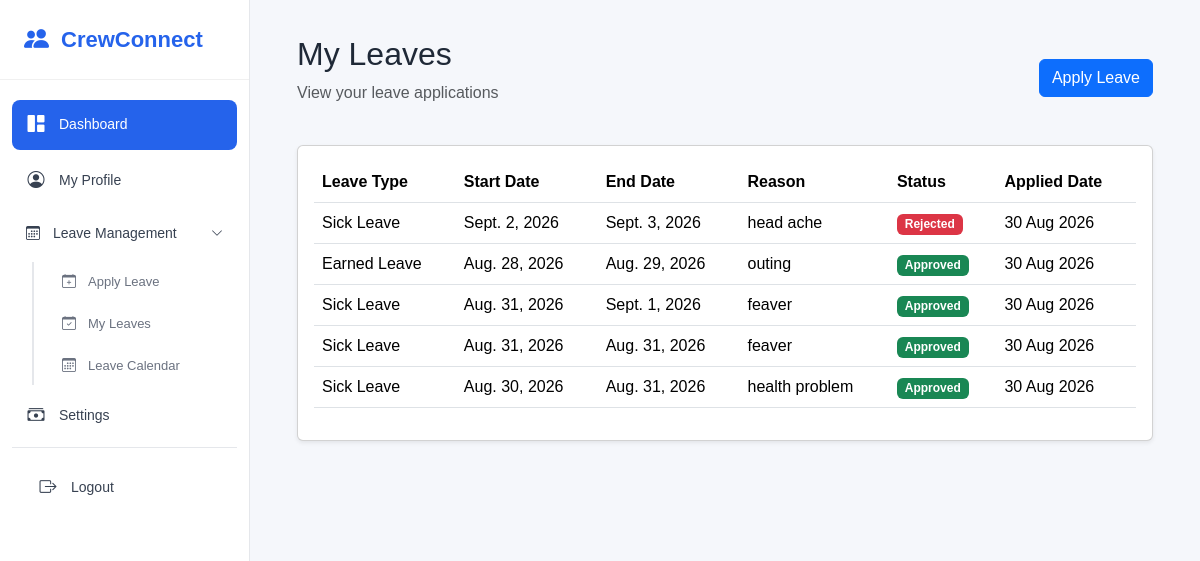
Page /employee/my_leaves/ (signed in) on the committed database.
### hr/models.py (models this page shows, shortened)
class Leave(models.Model):
    LEAVE_TYPES = [("EL", "Earned Leave"),("SL", "Sick Leave"),]
    STATUS_CHOICES = [("Pending", "Pending"),("Approved", "Approved"),("Rejected", "Rejected"),]
    employee = models.ForeignKey(Employee,on_delete=models.CASCADE,related_name="leaves")
    leave_type = models.CharField(max_length=10,choices=LEAVE_TYPES)
    start_date = models.DateField()
    end_date = models.DateField()
    reason = models.TextField()
    status = models.CharField(max_length=20,choices=STATUS_CHOICES,default="Pending")
    applied_date = models.DateTimeField(auto_now_add=True)

### employee/views.py (the view)
# urls.py: path("my_leaves/", views.my_leaves, name="my_leaves"),
@login_required
def my_leaves(request):
    employee = request.user.employee
    leaves = Leave.objects.filter(
        employee=employee
    ).order_by("-applied_date")
    return render(
        request,
        "my_leaves.html",
        {
            "leaves": leaves,
            "is_employee": True,
        }
    )

### templates/my_leaves.html (shortened to what this page needs)
{% extends "base.html" %}
{% block content %}
<div class="container-fluid">
   <div class="d-flex justify-content-between align-items-center mb-4">
       <div>
           <h2>My Leaves</h2>
           <p class="text-muted">
               View your leave applications
           </p>
       </div>
       <a
           href="{% url 'apply_leave' %}"
           class="btn btn-primary"
       >
           Apply Leave
       </a>
   </div>
   <div class="card shadow-sm">
       <div class="card-body">
           {% if leaves %}
               <div class="table-responsive">
                   <table class="table table-hover">
                       <thead>
                           <tr>
                               <th>Leave Type</th>
                               <th>Start Date</th>
                               <th>End Date</th>
                               <th>Reason</th>
                               <th>Status</th>
                               <th>Applied Date</th>
                           </tr>
                       </thead>
                       <tbody>
                           {% for leave in leaves %}
                               <tr>
                                   <td>
                                       {{ leave.get_leave_type_display }}
                                   </td>
                                   <td>
                                       {{ leave.start_date }}
                                   </td>
                                   <td>
                                       {{ leave.end_date }}
                                   </td>
                                   <td>
                                       {{ leave.reason }}
                                   </td>
                                   <td>
                                       {% if leave.status == "Approved" %}
                                           <span class="badge bg-success">
                                               Approved
                                           </span>
                                       {% elif leave.status == "Rejected" %}
                                           <span class="badge bg-danger">
                                               Rejected
                                           </span>
                                       {% else %}
                                           <span class="badge bg-warning text-dark">
                                               Pending
                                           </span>
                                       {% endif %}
                                   </td>
                                   <td>
                                       {{ leave.applied_date|date:"d M Y" }}
                                   </td>
                               </tr>
                           {% endfor %}
                       </tbody>
                   </table>
               </div>
           {% endif %}
       </div>
   </div>
</div>
{% endblock %}

### static/css/sidebar.css (style rules this page uses)
* { margin: 0; padding: 0; box-sizing: border-box; }
body { font-family: Arial, sans-serif; background-color: #f5f7fb; color: #1f2937; }

### rows in the picture
Leave: leave_type "Sick Leave", start_date "Sept. 2, 2026", end_date "Sept. 3, 2026", reason "head ache", status "Rejected", applied_date "30 Aug 2026"
Leave: leave_type "Earned Leave", start_date "Aug. 28, 2026", end_date "Aug. 29, 2026", reason "outing", status "Approved", applied_date "30 Aug 2026"
Leave: leave_type "Sick Leave", start_date "Aug. 31, 2026", end_date "Sept. 1, 2026", reason "feaver", status "Approved", applied_date "30 Aug 2026"
Leave: leave_type "Sick Leave", start_date "Aug. 31, 2026", end_date "Aug. 31, 2026", reason "feaver", status "Approved", applied_date "30 Aug 2026"
Leave: leave_type "Sick Leave", start_date "Aug. 30, 2026", end_date "Aug. 31, 2026", reason "health problem", status "Approved", applied_date "30 Aug 2026"
